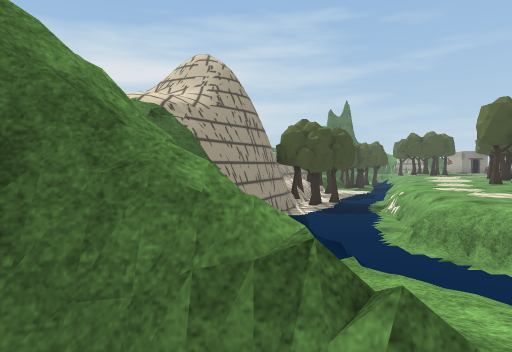
[1] (above)

24 first-person views from a walk through a Unity game level. The camera is 1.4 m above the floor, tilts 2° down and sees 75° across. The floor is counted in squares, 2 m on a side. Each view is taken from the middle of a square. On the plan, view 1 faces up. The plan holds only what a view shows up to about 10 squares ahead; the rest is blank. The place goes on beyond the plan. Some animated figures are left out. Some surface patterns are stand-ins.

[2]
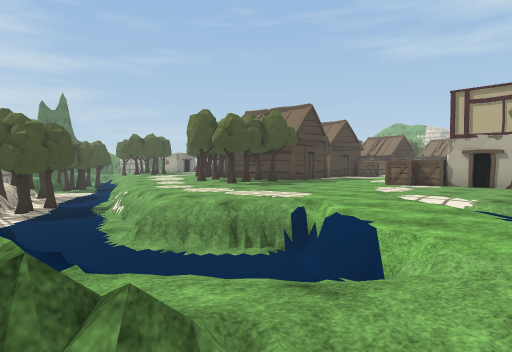

[3]
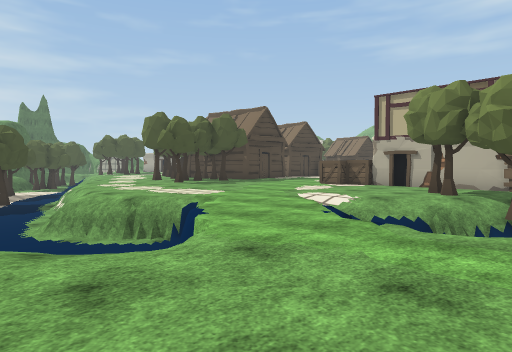

[4]
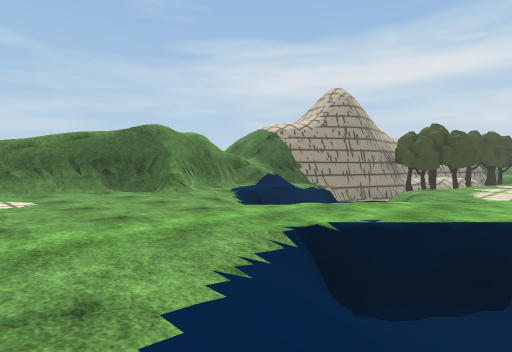

[5]
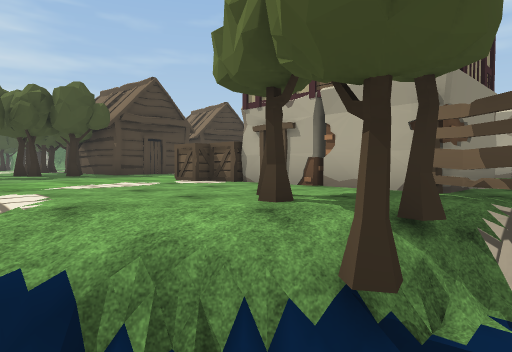

[6]
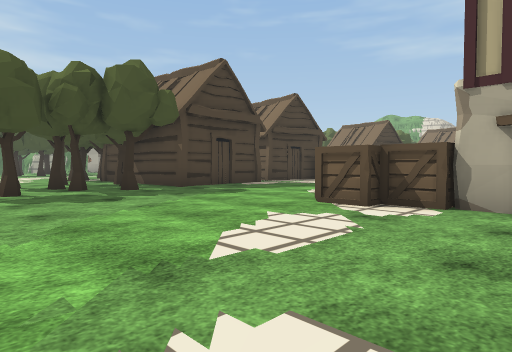

[7]
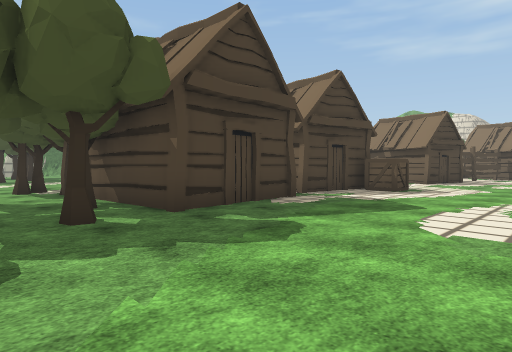

[8]
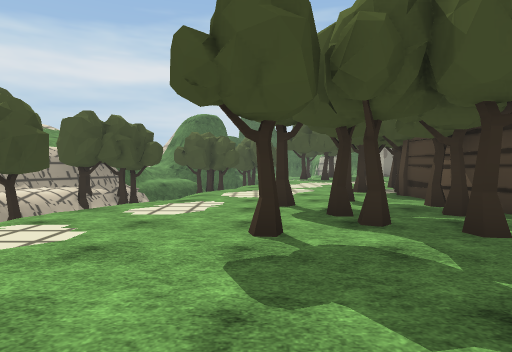

[9]
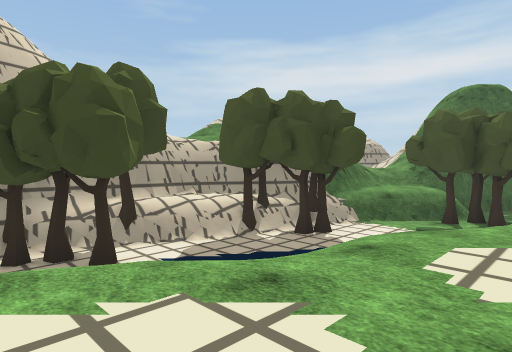

[10]
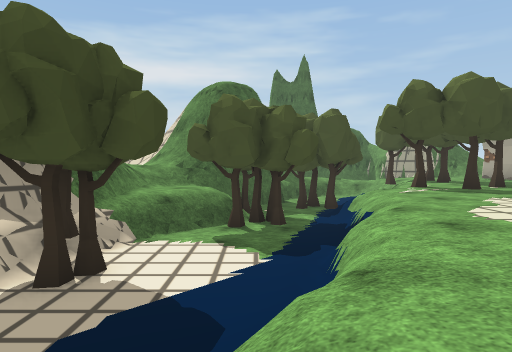

[11]
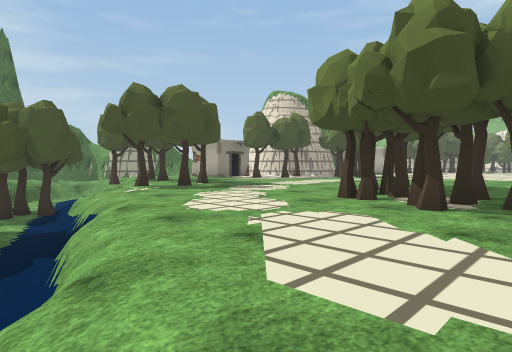

[12]
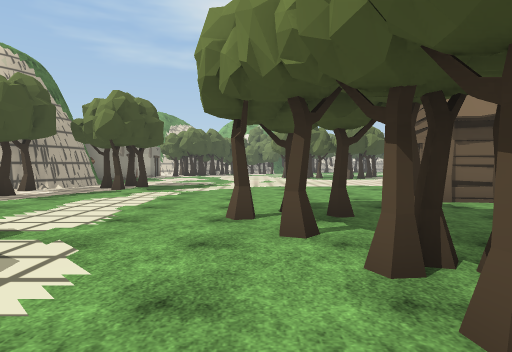

[13]
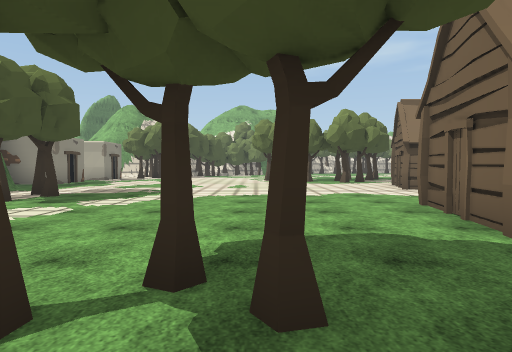

[14]
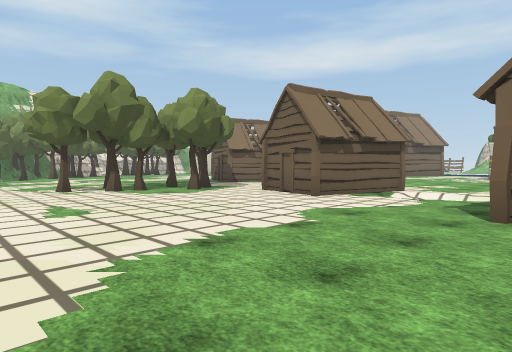

[15]
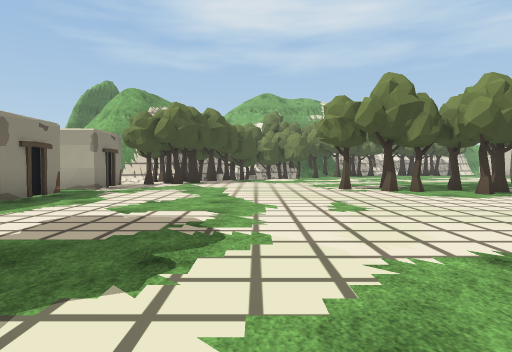

[16]
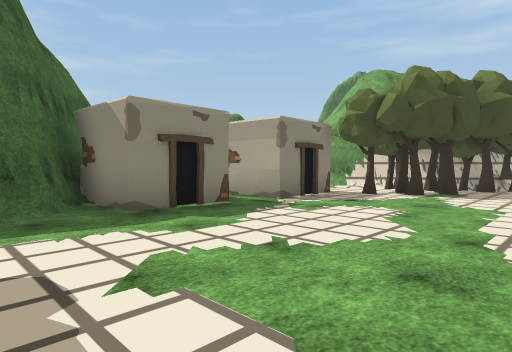

[17]
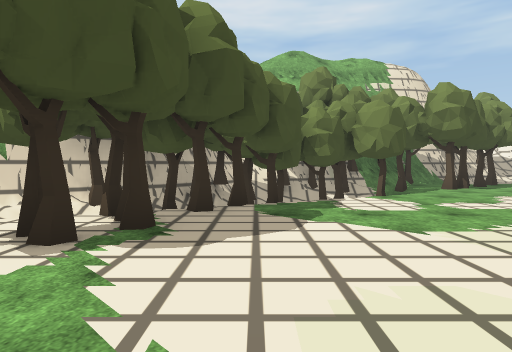

[18]
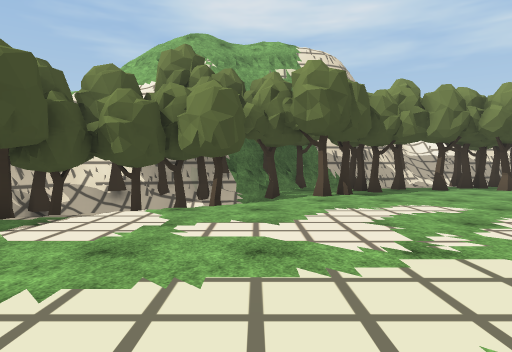

[19]
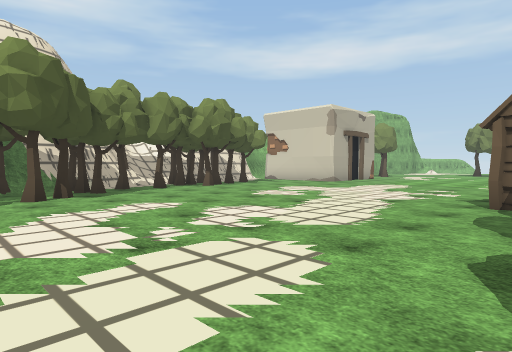

[20]
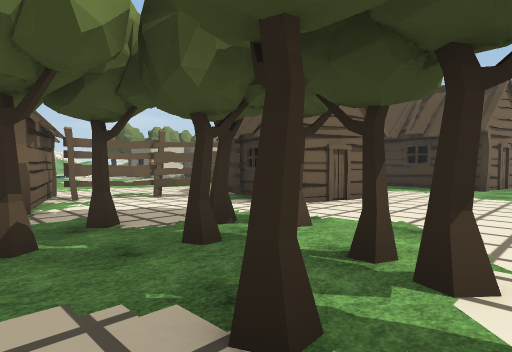

[21]
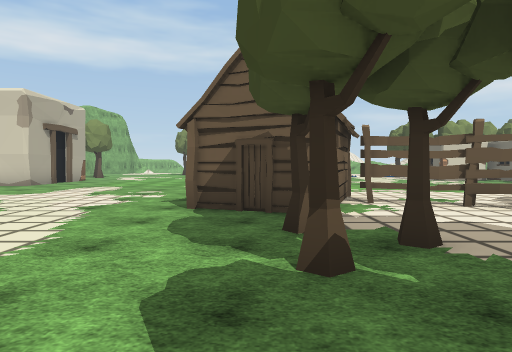

[22]
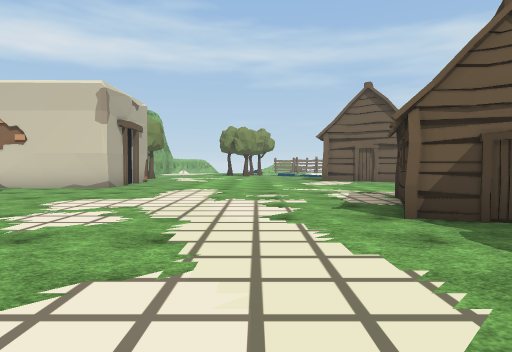

[23]
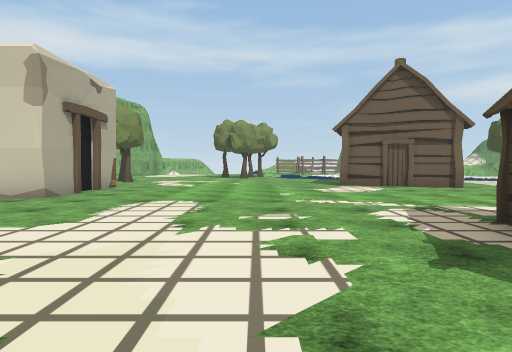

[24]
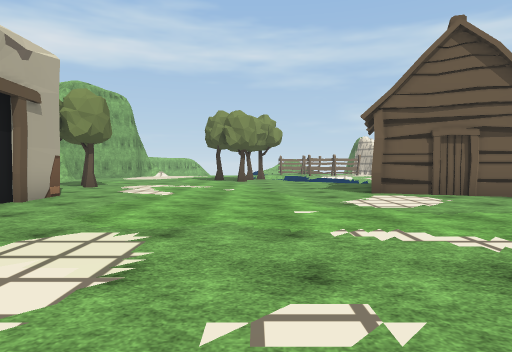

### Floor plan
Key: @ floor where view 1 was taken; # wall or solid block; . main floor; - floor 1.5 m lower than the main floor; : floor 3.5 m higher than the main floor; + floor 4 m higher than the main floor; * floor 4.5 m higher than the main floor; % floor 4.75 m higher than the main floor; & floor 5.25 m higher than the main floor; / step, stairs or slope; = window, fence, low wall or low ledge; v drop or lower ground; T tree; F fence; H hut; O other object.
Columns run from 3 left of view 1 to 39 right of it. Each row starts with its distance up from view 1.
 24            T          ## ###   #
 23         #-TT =.T.   T.T###.######.//#v
 22       ###T-/ T.T.  ..............T/TT#
 21       #.#T-//.T.  ....TTT........TTTT #
 20       #=#T-=/.....................TTTOT##
 19      ##=---=........................TTT/##
 18      #T---//........................./T/T#
 17      #TT--=.....TT.................../TTTT
 16     ##T---=...TT..T.................../TTT
 15     #=---=/...TT.T............T......./ TT#
 14     #T-- /....TTT.............TT.......T..T
 13     ##T  /.....H H.HHH.......T..........T.#
 12     TT- =..T.TTH     H...H...TT.T.......TTT
 11      -- /...T.TH H H H../H H...T.........T#
 10 =###---/....T..HHH.HHH  /H H....T........T
  9  &%#---=...T.T.......O./.HH.F..HHH........T
  8 %*##---/.................. ..FFH.........TT
  7 +=# --//.................  ...H H........
  6     /-/................    .... H........
  5     /-//.......O.          ...............
  4    ./--//......O             ..............
  3   #.=--/#......#              ..........###
  2  :#=//=/../....#             ...........#
  1  ###//=..=//.T.#             ...........#
  0 =#/@....=#/v.T.###           #..........#
 -1 /=/...../= /TTF#.            ####........
 -2  =/...../// --F                 .........
 -3       ..///                     ........T

Where each view was taken, in squares from view 1:
view 1: 0 up, 0 right, facing up
view 2: 0 up, 0 right, facing up-right
view 3: 2 down, 1 right, facing up-right
view 4: 3 down, 7 right, facing up-left
view 5: 2 down, 7 right, facing up-right
view 6: 2 up, 7 right, facing up-right
view 7: 5 up, 9 right, facing up-right
view 8: 6 up, 8 right, facing up
view 9: 11 up, 8 right, facing up-left
view 10: 13 up, 6 right, facing up
view 11: 13 up, 6 right, facing up-right
view 12: 17 up, 10 right, facing right
view 13: 16 up, 13 right, facing right
view 14: 18 up, 18 right, facing down-right
view 15: 18 up, 18 right, facing right
view 16: 18 up, 22 right, facing up-right
view 17: 19 up, 27 right, facing right
view 18: 15 up, 29 right, facing right
view 19: 15 up, 29 right, facing down-right
view 20: 15 up, 29 right, facing down-left
view 21: 14 up, 29 right, facing down
view 22: 13 up, 32 right, facing down
view 23: 10 up, 32 right, facing down
view 24: 7 up, 32 right, facing down
